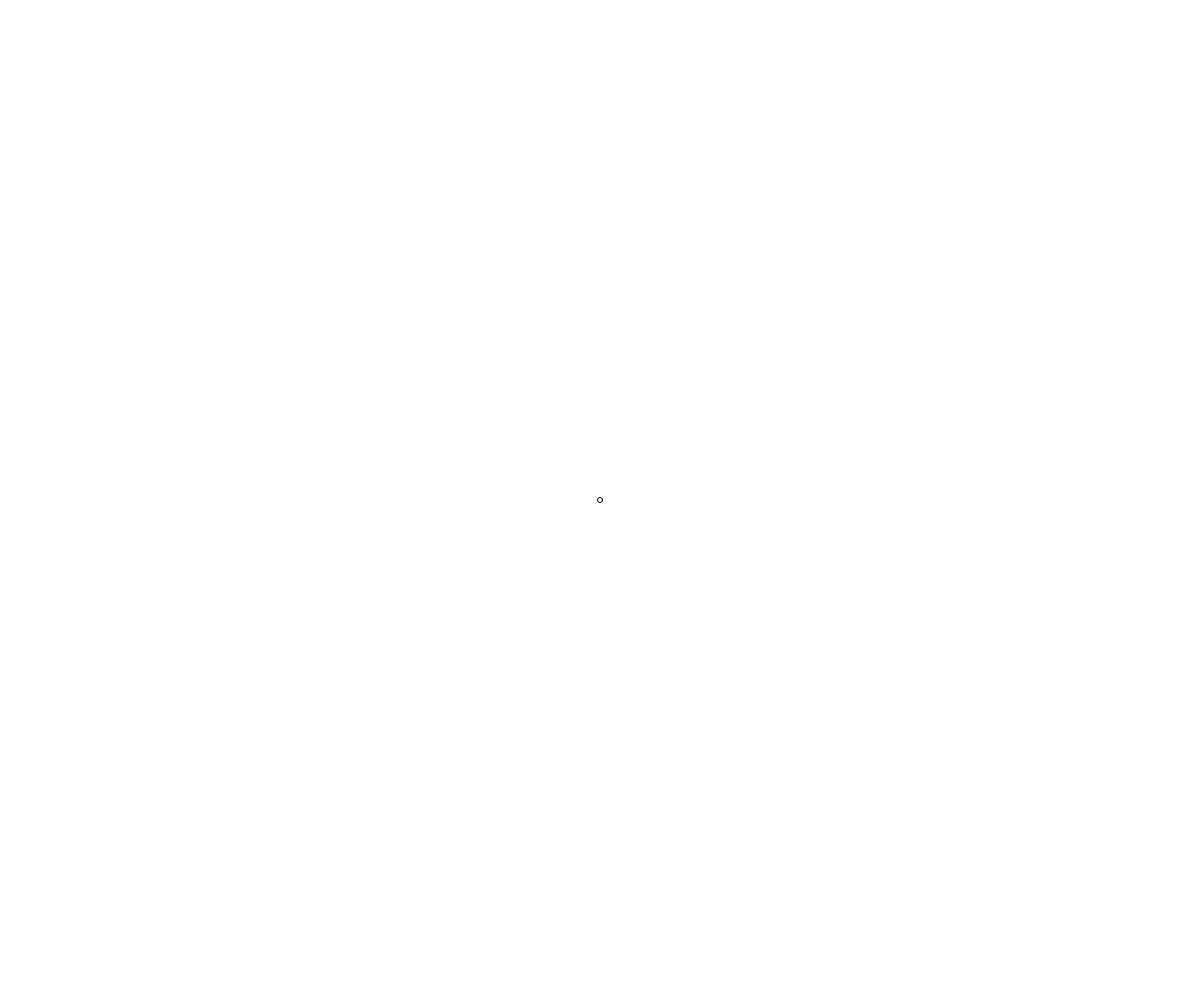
Frame 1 (no input)
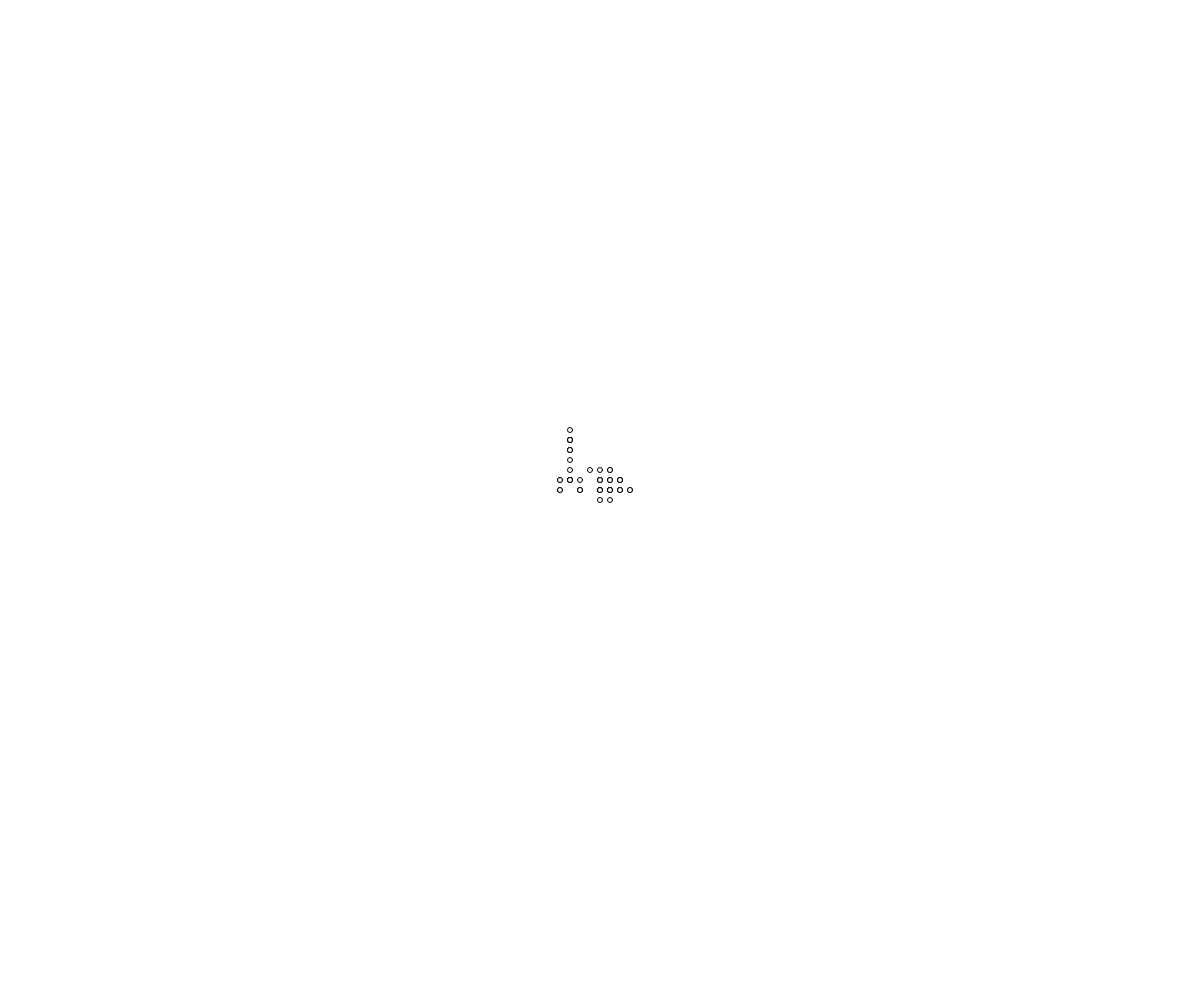
Frame 60 (no input)
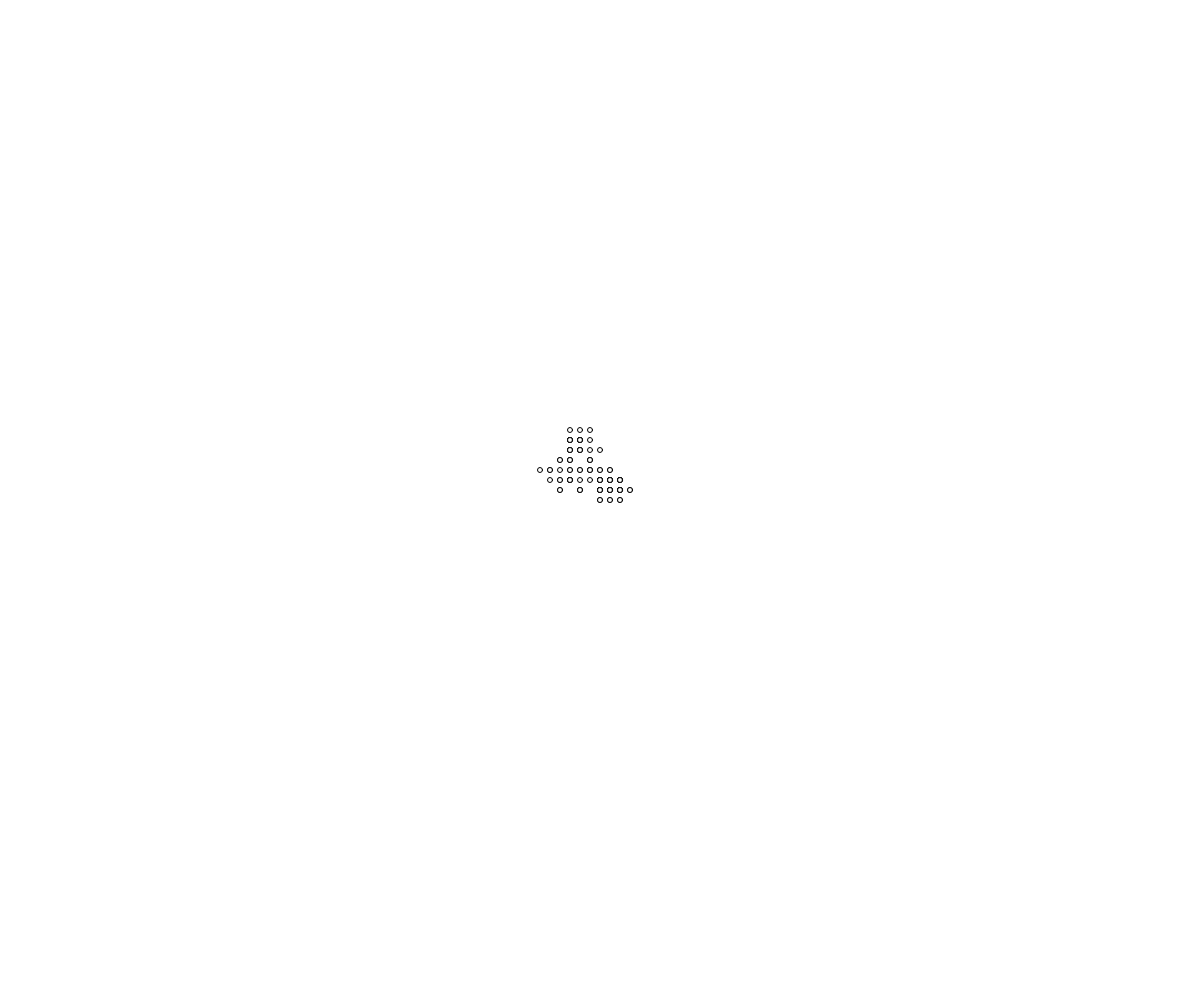
Frame 120 (the mouse pressed at the canvas centre since frame 60)

The p5.js sketch that drew these frames (run headless with seeded random() and noise() and a simulated clock; from frame 60 on, the mouse is pressed at the canvas centre):

// p5.js sketch
// ── sketch.js

var ball_x;
var ball_y;
var x_delta;

function setup(){
    createCanvas(windowWidth,windowHeight);
    // background('blue');

    ball_x = width / 2;
    ball_y = height / 2;
}

function draw(){
    // background('white');
    ellipse(ball_x, ball_y, 5, 5);


    // 50% that the ball moves left
    // 25% that the ball moved right or none at all
    var lat = random();
    if (lat < 0.2) {
        x_delta = -10;
    } else if (lat >= 0.2 && lat < 0.8) {
        x_delta = 0;
    } else if (lat >= 0.8) {
        x_delta = 10;
    }

    // ball_x = ball_x + floor(random(-1, 2));
    // ball_y = ball_y + floor(random(-1, 2));
    ball_x = ball_x + x_delta;
    ball_y = ball_y + random( [-10, 0, 10]);

}
